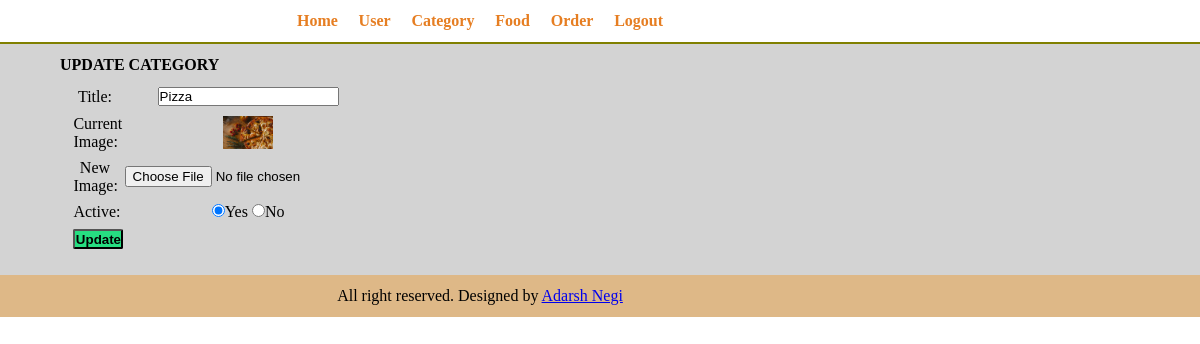
The app's page /restaurant/main/update-category.php?id=33 (signed in) with its own data.
### tables this page shows
CREATE TABLE `tbl_category` (
  `id` int(10) UNSIGNED NOT NULL,
  `title` varchar(100) NOT NULL,
  `image_name` varchar(255) NOT NULL,
  `active` varchar(10) NOT NULL
);

### restaurant/main/update-category.php (the view, shortened to what this page needs)
<?php
    include("parts/menu.php");
?>
    <div class="main-content">
        <div class="wrapper">
            <strong>UPDATE CATEGORY</strong>
            <?php
                        if(isset($_GET['id']))
                        {
                            $id=mysqli_real_escape_string($conn,$_GET['id']);
                            $sql="SELECT * FROM tbl_category WHERE id=$id";
                            $res=mysqli_query($conn,$sql);
                                $count=mysqli_num_rows($res);
                                if($count==1)
                                {
                                    $row=mysqli_fetch_assoc($res);
                                    $title=$row['title'];
                                    $current_image=$row['image_name'];
                                    $active=$row['active'];
                                }
                                else
                                {
                                    header('location:'.SITEURL.'/main/manage-category.php');
                                }
                        }
                    ?>
            <form action="" method="POST" enctype="multipart/form-data">
                <table class="tbl-add-admin">
                    <tr>
                        <td>Title:</td>
                        <td><input type="text" name="title" value="<?php echo $title;?>"required></td>
                    </tr>
                    <tr>
                        <td>Current Image:</td>
                        <td>
                        <?php
                        if($current_image!="")
                        {
                            ?>
                            <img src="<?php echo SITEURL;?>/images/category/<?php echo $current_image;?>" width="20%">
                        <?php
                        }
                        else
                        {
                            echo "image not added";
                        }
                        ?>
                        </td>
                    </tr>
                    <tr>
                        <td>New Image:</td>
                        <td><input type="file" name="image"></td>
                    </tr>
                    <tr>
                        <td>Active:</td>
                        <td>
                            <input <?php if($active=="Yes"){echo "checked";} ?> type="radio" name="active" value="Yes">Yes
                            <input <?php if($active=="No"){echo "checked";} ?> type="radio" name="active" value="No">No
                        </td>
                    </tr>
                    <tr>
                        <td><input class="btn-primary" type="submit" name="submit" value="Update"></td>
                        <td><input type="hidden" name="id" value="<?php echo $id;?>"></td>
                    </tr>
                </table>
            </form>
        </div>
    </div>
<?php include("parts/footer.php")?>

### restaurant/css/admin.css (style rules this page uses)
* { margin: 0 0; padding: 0 0; }
.wrapper { padding: 1%; margin: 0 4%; width: 70%; }
.main-content { background-color: lightgray; }
table tr td { padding: 1%; text-align: center; }
.btn-primary { text-decoration: none; padding: 1%; background-color: #26de81; font-weight: bold; border-radius: 2px; }
.tbl-add-admin { padding: 1%; width: 30%; }

### records on screen
tbl_category: title "Pizza", image_name (picture), active "☑"
